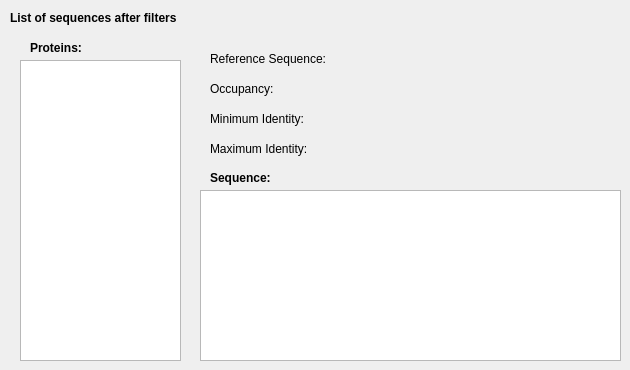
      <widget class="QWidget" name="page_9">
       <widget class="QLabel" name="label_20">
        <property name="geometry">
         <rect>
          <x>10</x>
          <y>10</y>
          <width>301</width>
          <height>17</height>
         </rect>
        </property>
        <property name="text">
         <string>&lt;html&gt;&lt;head/&gt;&lt;body&gt;&lt;p&gt;&lt;span style=&quot; font-weight:600;&quot;&gt;List of sequences after filters&lt;/span&gt;&lt;/p&gt;&lt;/body&gt;&lt;/html&gt;</string>
        </property>
       </widget>
       <widget class="QListWidget" name="lstProteinsFiltered">
        <property name="geometry">
         <rect>
          <x>20</x>
          <y>60</y>
          <width>161</width>
          <height>301</height>
         </rect>
        </property>
       </widget>
       <widget class="QLabel" name="label_33">
        <property name="geometry">
         <rect>
          <x>30</x>
          <y>40</y>
          <width>67</width>
          <height>17</height>
         </rect>
        </property>
        <property name="text">
         <string>&lt;html&gt;&lt;head/&gt;&lt;body&gt;&lt;p&gt;&lt;span style=&quot; font-weight:600;&quot;&gt;Proteins:&lt;/span&gt;&lt;/p&gt;&lt;/body&gt;&lt;/html&gt;</string>
        </property>
       </widget>
       <widget class="QTextEdit" name="txtSequence">
        <property name="geometry">
         <rect>
          <x>200</x>
          <y>190</y>
          <width>421</width>
          <height>171</height>
         </rect>
        </property>
        <property name="readOnly">
         <bool>true</bool>
        </property>
       </widget>
       <widget class="QLabel" name="label_34">
        <property name="geometry">
         <rect>
          <x>210</x>
          <y>170</y>
          <width>81</width>
          <height>17</height>
         </rect>
        </property>
        <property name="text">
         <string>&lt;html&gt;&lt;head/&gt;&lt;body&gt;&lt;p&gt;&lt;span style=&quot; font-weight:600;&quot;&gt;Sequence:&lt;/span&gt;&lt;/p&gt;&lt;/body&gt;&lt;/html&gt;</string>
        </property>
       </widget>
       <widget class="QLabel" name="lblRefSeq1">
        <property name="geometry">
         <rect>
          <x>210</x>
          <y>50</y>
          <width>351</width>
          <height>17</height>
         </rect>
        </property>
        <property name="text">
         <string>Reference Sequence:</string>
        </property>
       </widget>
       <widget class="QLabel" name="lblOccupancy">
        <property name="geometry">
         <rect>
          <x>210</x>
          <y>80</y>
          <width>161</width>
          <height>17</height>
         </rect>
        </property>
        <property name="text">
         <string>Occupancy: </string>
        </property>
       </widget>
       <widget class="QLabel" name="lblMinId">
        <property name="geometry">
         <rect>
          <x>210</x>
          <y>110</y>
          <width>191</width>
          <height>17</height>
         </rect>
        </property>
        <property name="text">
         <string>Minimum Identity: </string>
        </property>
       </widget>
       <widget class="QLabel" name="lblMaxId">
        <property name="geometry">
         <rect>
          <x>210</x>
          <y>140</y>
          <width>191</width>
          <height>17</height>
         </rect>
        </property>
        <property name="text">
         <string>Maximum Identity: </string>
        </property>
       </widget>
      </widget>
